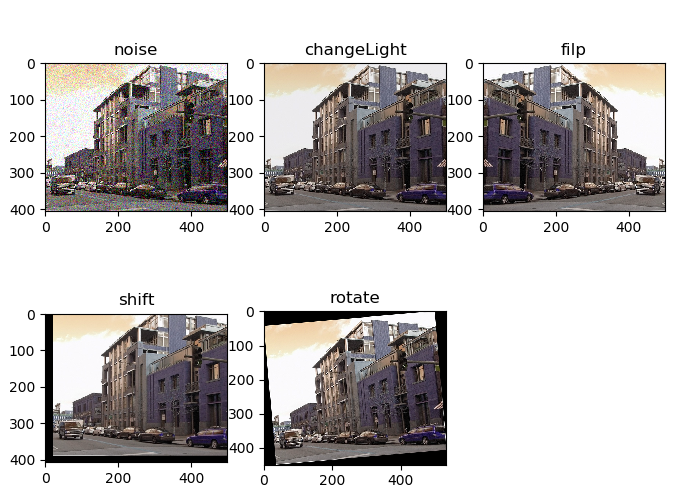
#> input picture 医院项目/最新版-剪图片用这个/xml数据扩增-旋转-翻转/TestData/29.png, 690 x 493 px, given as the content of the folder C:/Users/admin/Desktop/dataset/jpg1, which was not available
$ python lastsuanfa2.py   (older library calls are emulated)
#> lines starting #> are read from the running program, lines starting #| are printed output that depends on the picture; after the words box and inside, x2 and y2 are one past the last pixel; in counts of white or black regions, pixels touching at a corner belong together; pictures that were not available may be replaced by others from this repository, and a replacement may not be noted
# coding:utf-8
"""
图像自动裁剪工具
通过 Sobel 边缘检测 + 形态学梯度 + 轮廓提取 找到图像主体区域并裁剪。
支持批量处理文件夹下所有图片。

使用方法：修改本文件末尾的 DATADIR 和 save_dir 路径后运行。
"""
import os
import cv2
import numpy as np

# ==================== 可调参数 ====================
SOBEL_KERNEL_SIZE = 5
GAUSSIAN_BLUR_SIZE = (3, 3)
CANNY_THRESHOLD_LOW = 50
CANNY_THRESHOLD_HIGH = 150
BINARY_THRESHOLD = 210
MORPH_KERNEL_SIZE = (5, 5)
ADAPTIVE_BLOCK_SIZE = 3
ADAPTIVE_C = 10
# ==================================================


def _save_intermediate(prefix, filename, image):
    """调试时保存中间结果图（取消注释即可启用）"""
    # cv2.imwrite(f"{prefix}_{filename}", image)
    pass


def find_crop_bounds(image_path):
    """对单张图片进行边缘检测，返回裁剪边界 (Ymin, Ymax, Xmin, Xmax)。"""
    img = cv2.imread(image_path, cv2.IMREAD_COLOR)
#> img is the input picture: shape (493, 690, 3); mean B, G, R 193.7, 194.1, 197.3
    if img is None:
        raise FileNotFoundError(f"无法读取图片: {image_path}")
    h, w = img.shape[:2]
#> h = 493; w = 690

    # ---------- 1. Sobel 水平边缘检测 ----------
    sobel_horizontal = cv2.Sobel(img, cv2.CV_64F, 1, 0, ksize=SOBEL_KERNEL_SIZE)
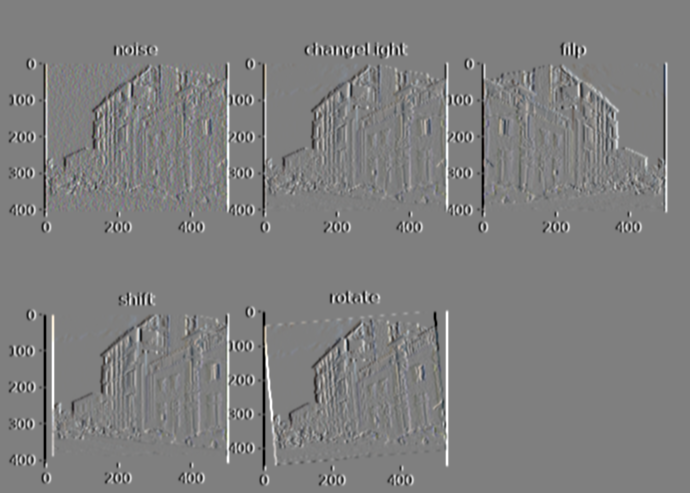
#> sobel_horizontal: shape (493, 690, 3) float64; mean B, G, R 0, 0, 0; drawn with min black and max white
    sobel_img = cv2.convertScaleAbs(sobel_horizontal)
    _save_intermediate("debug", "sobel.jpg", sobel_img)

    # ---------- 2. Canny 边缘检测 ----------
    blurred = cv2.GaussianBlur(sobel_img, GAUSSIAN_BLUR_SIZE, 0)
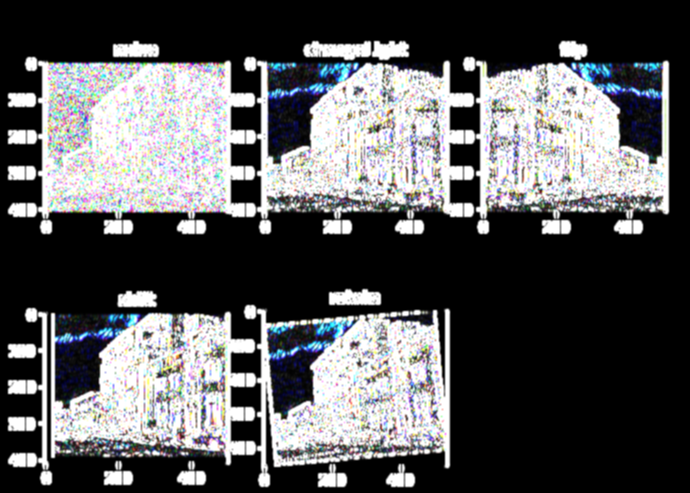
#> blurred: shape (493, 690, 3); mean B, G, R 90.9, 89.2, 88.7
    canny = cv2.Canny(blurred, CANNY_THRESHOLD_LOW, CANNY_THRESHOLD_HIGH)
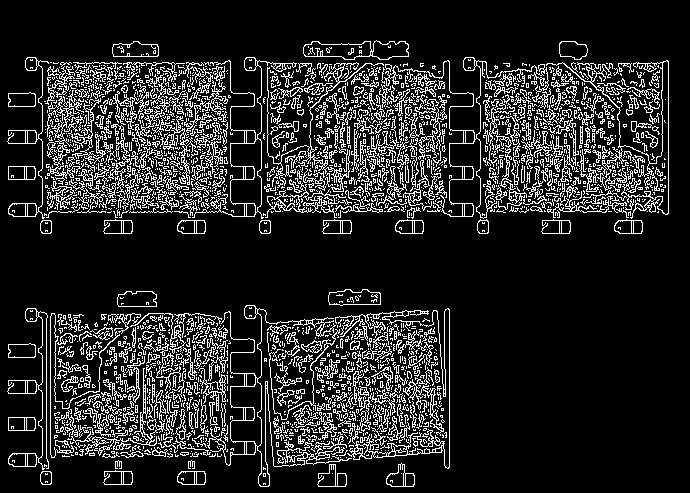
#> canny: shape (493, 690); 15% white in thin lines or dots, all inside (x1, y1, x2, y2) = (7, 40, 669, 487)
    _save_intermediate("debug", "canny.jpg", canny)

    # ---------- 3. 形态学梯度 ----------
    _, thr_img = cv2.threshold(sobel_img, BINARY_THRESHOLD, 255, cv2.THRESH_BINARY)
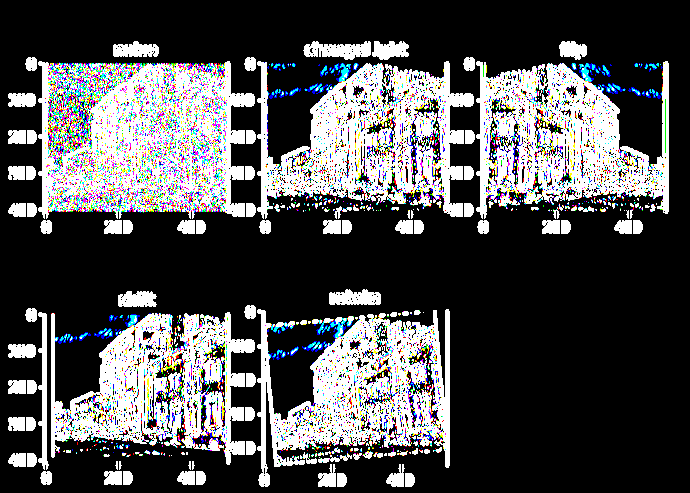
#> thr_img: shape (493, 690, 3); mean B, G, R 80.7, 79.4, 78.9
    kernel = cv2.getStructuringElement(cv2.MORPH_RECT, MORPH_KERNEL_SIZE)
    gradient = cv2.morphologyEx(thr_img, cv2.MORPH_GRADIENT, kernel)
    _save_intermediate("debug", "gradient.jpg", gradient)

    # ---------- 4. 自适应阈值 + 轮廓提取 ----------
    gray = cv2.cvtColor(gradient, cv2.COLOR_BGR2GRAY) if gradient.ndim == 3 else gradient
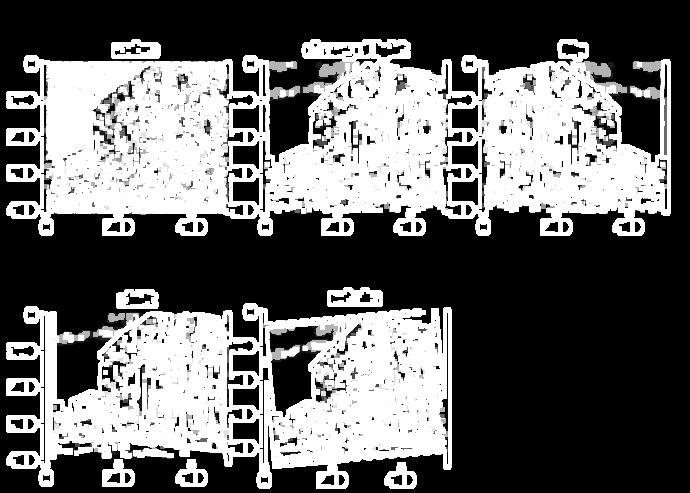
#> gray: shape (493, 690); min 0, max 255, mean 103.2
    dst = cv2.adaptiveThreshold(
        gray, 210, cv2.BORDER_REPLICATE,
        cv2.THRESH_BINARY_INV, ADAPTIVE_BLOCK_SIZE, ADAPTIVE_C,
    )
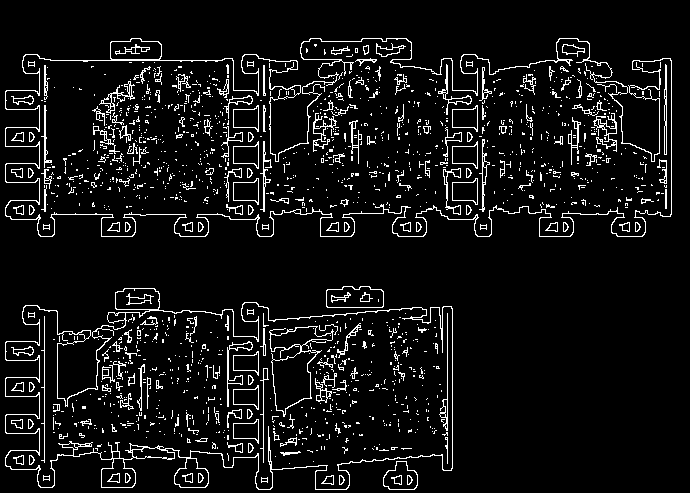
#> dst: shape (493, 690); values 0 (black) and 210 (white), 7.2% white in thin lines or dots, all inside (x1, y1, x2, y2) = (5, 38, 672, 490)
    contours, _ = cv2.findContours(dst, cv2.RETR_EXTERNAL, cv2.CHAIN_APPROX_SIMPLE)
#> contours = 8 contours, 4 with area under 20; largest, box (x1, y1, x2, y2) and area: (5, 38, 672, 237) 100866, (5, 288, 453, 490) 63965, (326, 286, 384, 308) 1090, (383, 461, 418, 490) 705

    if not contours:
        return 0, h, 0, w

    # ---------- 5. 计算最大外接矩形 ----------
    max_area = -1
    best_box = (0, 0, 0, 0)
    for c in contours:
        x, y, bw, bh = cv2.boundingRect(c)
        area = bw * bh
        if area > max_area:
            max_area = area
            best_box = (y, y + bh, x, x + bw)
#> this loop made 8 passes
#> (x, y, bw, bh, area, max_area, best_box) on passes 1, 4, 8: (383, 461, 35, 29, 1015, 1015, (461, 490, 383, 418)), (5, 288, 448, 202, 90496, 90496, (288, 490, 5, 453)), (5, 38, 667, 199, 132733, 132733, (38, 237, 5, 672))
#> (x, y, bw, bh, area) on pass 5: (326, 286, 58, 22, 1276)
#> after the loop, max_area = 132733

    return best_box


def batch_crop_images(input_dir, output_dir, log_file="crop_log.txt"):
    """批量裁剪 input_dir 下的所有图片，结果保存到 output_dir。"""
    if not os.path.exists(output_dir):
        os.makedirs(output_dir)

    image_names = [f for f in os.listdir(input_dir)
                   if f.lower().endswith(('.jpg', '.jpeg', '.png', '.bmp'))]
    image_names.sort()  # 按文件名自然排序

    results = []
    for idx, fname in enumerate(image_names):
        src_path = os.path.join(input_dir, fname)
        print(f"[{idx+1}/{len(image_names)}] 处理: {fname}")

        try:
            ymin, ymax, xmin, xmax = find_crop_bounds(src_path)
#> ymin = 38; ymax = 237; xmin = 5; xmax = 672
            img = cv2.imread(src_path)
            cropped = img[ymin:ymax, xmin:xmax]
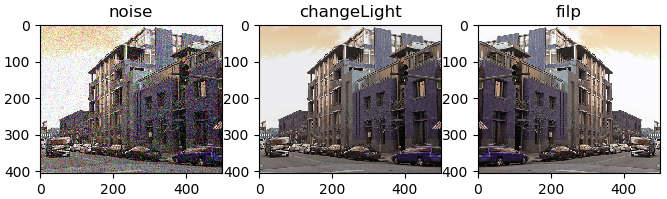
#> cropped: shape (199, 667, 3); mean B, G, R 163.8, 164.5, 169.6

            out_name = f"{idx}.jpg"
            out_path = os.path.join(output_dir, out_name)
            cv2.imwrite(out_path, cropped)

            results.append((fname, ymin, ymax, xmin, xmax))
        except Exception as e:
            print(f"  [!] 跳过 {fname}: {e}")

    # 将裁剪坐标写入日志文件
    with open(log_file, 'w', encoding='utf-8') as f:
        for fname, ymin, ymax, xmin, xmax in results:
            f.write(f"{fname} {ymin} {ymax} {xmin} {xmax}\n")
#> this loop made 1 pass
#> (fname, ymin, ymax, xmin, xmax) on pass 1: ('29.png', 38, 237, 5, 672)

    print(f"完成！共处理 {len(results)} 张图片，日志已保存至 {log_file}")
#| 完成！共处理 1 张图片，日志已保存至 crop_log.txt


if __name__ == '__main__':
    # ==================== 修改区域 ====================
    DATADIR = "C:\\Users\\admin\\Desktop\\dataset\\jpg1"   # 原图片路径（请修改）
    save_dir = "C:\\Users\\admin\\Desktop\\dataset\\jpg2"  # 裁剪后保存路径（请修改）
    # ==================================================
    batch_crop_images(DATADIR, save_dir)
